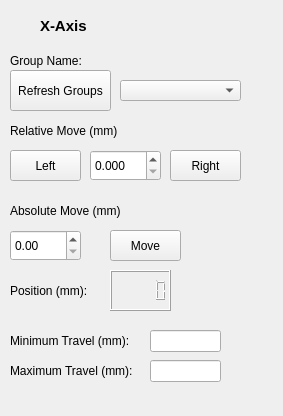
<?xml version="1.0" encoding="UTF-8"?>
<ui version="4.0">
 <class>Form</class>
 <widget class="QWidget" name="Form">
  <property name="geometry">
   <rect>
    <x>0</x>
    <y>0</y>
    <width>283</width>
    <height>416</height>
   </rect>
  </property>
  <property name="windowTitle">
   <string>Form</string>
  </property>
  <widget class="QPushButton" name="RefreshGroupsButton">
   <property name="geometry">
    <rect>
     <x>10</x>
     <y>70</y>
     <width>101</width>
     <height>41</height>
    </rect>
   </property>
   <property name="text">
    <string>Refresh Groups</string>
   </property>
  </widget>
  <widget class="QLabel" name="GroupNameLabel">
   <property name="geometry">
    <rect>
     <x>10</x>
     <y>50</y>
     <width>81</width>
     <height>21</height>
    </rect>
   </property>
   <property name="text">
    <string>Group Name:</string>
   </property>
  </widget>
  <widget class="QLabel" name="PositionLabel">
   <property name="geometry">
    <rect>
     <x>10</x>
     <y>280</y>
     <width>91</width>
     <height>21</height>
    </rect>
   </property>
   <property name="text">
    <string>Position (mm):</string>
   </property>
  </widget>
  <widget class="QLabel" name="MinTravelLabel">
   <property name="geometry">
    <rect>
     <x>10</x>
     <y>330</y>
     <width>141</width>
     <height>21</height>
    </rect>
   </property>
   <property name="text">
    <string>Minimum Travel (mm):</string>
   </property>
  </widget>
  <widget class="QLabel" name="MaxTravelLabel">
   <property name="geometry">
    <rect>
     <x>10</x>
     <y>360</y>
     <width>141</width>
     <height>21</height>
    </rect>
   </property>
   <property name="text">
    <string>Maximum Travel (mm):</string>
   </property>
  </widget>
  <widget class="QPushButton" name="X_LeftRelativeMoveButton">
   <property name="geometry">
    <rect>
     <x>10</x>
     <y>150</y>
     <width>71</width>
     <height>31</height>
    </rect>
   </property>
   <property name="text">
    <string>Left</string>
   </property>
  </widget>
  <widget class="QLabel" name="XaxisLabel">
   <property name="geometry">
    <rect>
     <x>40</x>
     <y>10</y>
     <width>61</width>
     <height>31</height>
    </rect>
   </property>
   <property name="font">
    <font>
     <pointsize>11</pointsize>
     <weight>75</weight>
     <bold>true</bold>
    </font>
   </property>
   <property name="text">
    <string>X-Axis</string>
   </property>
  </widget>
  <widget class="QLabel" name="RelativeMoveLabel">
   <property name="geometry">
    <rect>
     <x>10</x>
     <y>120</y>
     <width>121</width>
     <height>21</height>
    </rect>
   </property>
   <property name="text">
    <string>Relative Move (mm)</string>
   </property>
  </widget>
  <widget class="QLabel" name="AbsoluteMoveLabel">
   <property name="geometry">
    <rect>
     <x>10</x>
     <y>200</y>
     <width>121</width>
     <height>21</height>
    </rect>
   </property>
   <property name="text">
    <string>Absolute Move (mm)</string>
   </property>
  </widget>
  <widget class="QPushButton" name="X_AbsoluteMoveButton">
   <property name="geometry">
    <rect>
     <x>110</x>
     <y>230</y>
     <width>71</width>
     <height>31</height>
    </rect>
   </property>
   <property name="text">
    <string>Move</string>
   </property>
  </widget>
  <widget class="QLineEdit" name="MinTravelValue">
   <property name="geometry">
    <rect>
     <x>150</x>
     <y>330</y>
     <width>71</width>
     <height>22</height>
    </rect>
   </property>
  </widget>
  <widget class="QDoubleSpinBox" name="AbsoluteMoveValue">
   <property name="geometry">
    <rect>
     <x>10</x>
     <y>230</y>
     <width>71</width>
     <height>31</height>
    </rect>
   </property>
  </widget>
  <widget class="QPushButton" name="X_RightRelativeMoveButton">
   <property name="geometry">
    <rect>
     <x>170</x>
     <y>150</y>
     <width>71</width>
     <height>31</height>
    </rect>
   </property>
   <property name="text">
    <string>Right</string>
   </property>
  </widget>
  <widget class="QDoubleSpinBox" name="RelativeMoveValue">
   <property name="geometry">
    <rect>
     <x>90</x>
     <y>150</y>
     <width>71</width>
     <height>31</height>
    </rect>
   </property>
   <property name="decimals">
    <number>3</number>
   </property>
   <property name="value">
    <double>0.000000000000000</double>
   </property>
  </widget>
  <widget class="QComboBox" name="X_GroupNames">
   <property name="geometry">
    <rect>
     <x>120</x>
     <y>80</y>
     <width>121</width>
     <height>21</height>
    </rect>
   </property>
  </widget>
  <widget class="QLCDNumber" name="PositionValue">
   <property name="geometry">
    <rect>
     <x>110</x>
     <y>270</y>
     <width>61</width>
     <height>41</height>
    </rect>
   </property>
   <property name="smallDecimalPoint">
    <bool>false</bool>
   </property>
   <property name="value" stdset="0">
    <double>0.000000000000000</double>
   </property>
  </widget>
  <widget class="QLineEdit" name="MaxTravelValue">
   <property name="geometry">
    <rect>
     <x>150</x>
     <y>360</y>
     <width>71</width>
     <height>22</height>
    </rect>
   </property>
  </widget>
 </widget>
 <resources/>
 <connections/>
</ui>
